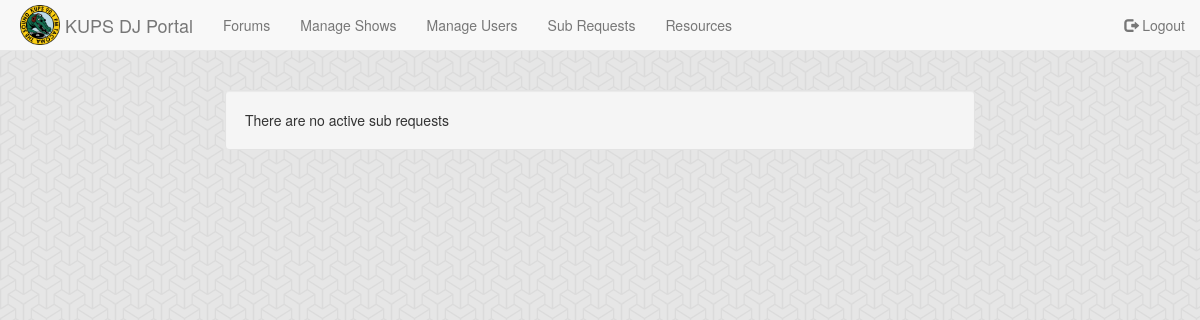
The app's page /substitutions.php (signed in), older data.
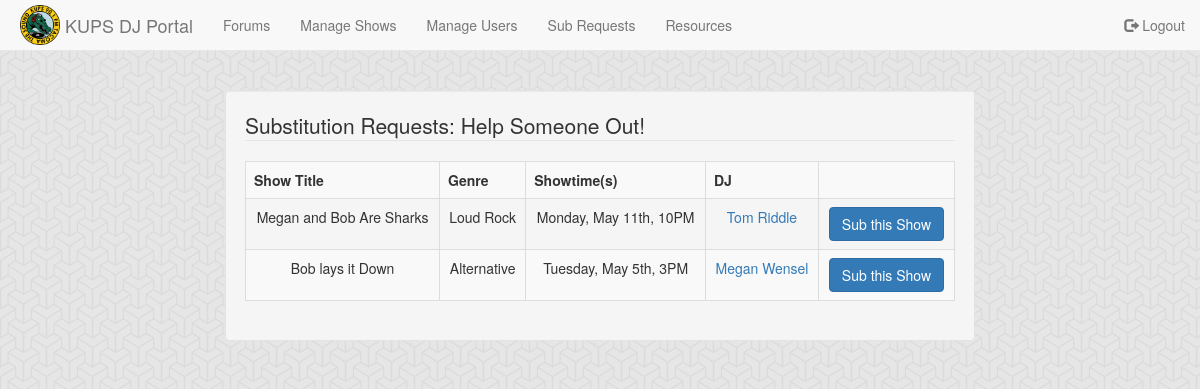
The same page, newer data.
### tables this page shows
CREATE TABLE IF NOT EXISTS radioShow (
	showid INT NOT NULL,
	genre VARCHAR(20),
	title VARCHAR(40),
	PRIMARY KEY (showid)
);

CREATE TABLE IF NOT EXISTS user (
	name VARCHAR(20) NOT NULL,
	admin TINYINT(2) DEFAULT 0,
	password VARCHAR(20) NOT NULL,
	email VARCHAR(30) NOT NULL,
	PRIMARY KEY (email)
);

### _helpers.php (called while the page is built, shortened)
<?php
function get_genre($shortform) {
	if ($shortform == 'alt') {
		return "Alternative";
	}
	else if ($shortform == 'hip') {
		return "Hip Hop";
	}
	else if ($shortform == 'loud') {
		return "Loud Rock";
	}
}
function get_weekday($shortform) {
	if ($shortform == 'Mon') {
		return "Monday";
	}
	else if ($shortform == 'Tue') {
		return "Tuesday";
	}
}
?>

### _display-sub-requests.php (the view, shortened to what this page needs)
<?php
echo "<div class='well'>";
$subRequests = $db -> query ("SELECT * FROM (SELECT * FROM subRequest WHERE active='1') AS rqs NATURAL JOIN radioShow");
if($subRequests->rowCount() < 1){
	print "There are no active sub requests";
}
else {
	?>
	<legend>Substitution Requests: Help Someone Out!</legend>
	<table class="table table-bordered table-striped" border="1">
	<tbody align="center">
	<tr><th>Show Title</th><th>Genre</th><th>Showtime(s)</th><th>DJ</th><th></th></tr>
	<?php
	foreach ($subRequests as $sub) {
		$showid = $sub['showid'];
		$title = $sub['title'];
		$genre = get_genre($sub['genre']);
		$weekday = get_weekday($sub['weekday']);
		$time = $sub['time'];
		$month = $sub['month'];
		$day = $sub['day'];
		$active = $sub['active'];
		$origdj = $sub['origdj'];
		echo "<td>".$title."</td>";
		echo "<td>".$genre."</td>";
		echo "<td>$weekday, $month $day, $time</td>";
		$origdjs = $db -> query ("SELECT * FROM user WHERE email='$origdj'");
		$theorigdj = $origdjs -> fetch();
		echo "<td><a href='mailto:".$origdj."' target='_blank'>".$theorigdj['name']."</a></td>";
		if ($active == 1) {
			if ($_SESSION['email'] == $origdj) {
				echo "<td>That's you!</td>";
			}
			else {
				echo "<td><form id='sub_accept_$showid' method='post' action='/_acceptSub.php'>";
				echo "<input class='btn btn-primary' type='submit' name='submit_$showid' value='Sub this Show' /></form></td>";
			}
		}
	}
	echo "</table>";
}
echo "</div>";
?>

Row changes from the older to the newer data that the page shows:
added radioshow: title "Megan and Bob Are Sharks", genre "Loud Rock", weekday "Monday", month "May", day "11th", time "10PM", user.name "Tom Riddle"
added radioshow: title "Bob lays it Down", genre "Alternative", weekday "Tuesday", month "May", day "5th", time "3PM", user.name "Megan Wensel"
Text that changed along with them:
text no longer shown: "There are no active sub requests"
text now shown: "Substitution Requests: Help Someone Out! Show Title Genre Showtime(s) DJ"
